Frame 1 (no input): blank canvas, image omitted
Frame 60 (no input): blank canvas, image omitted
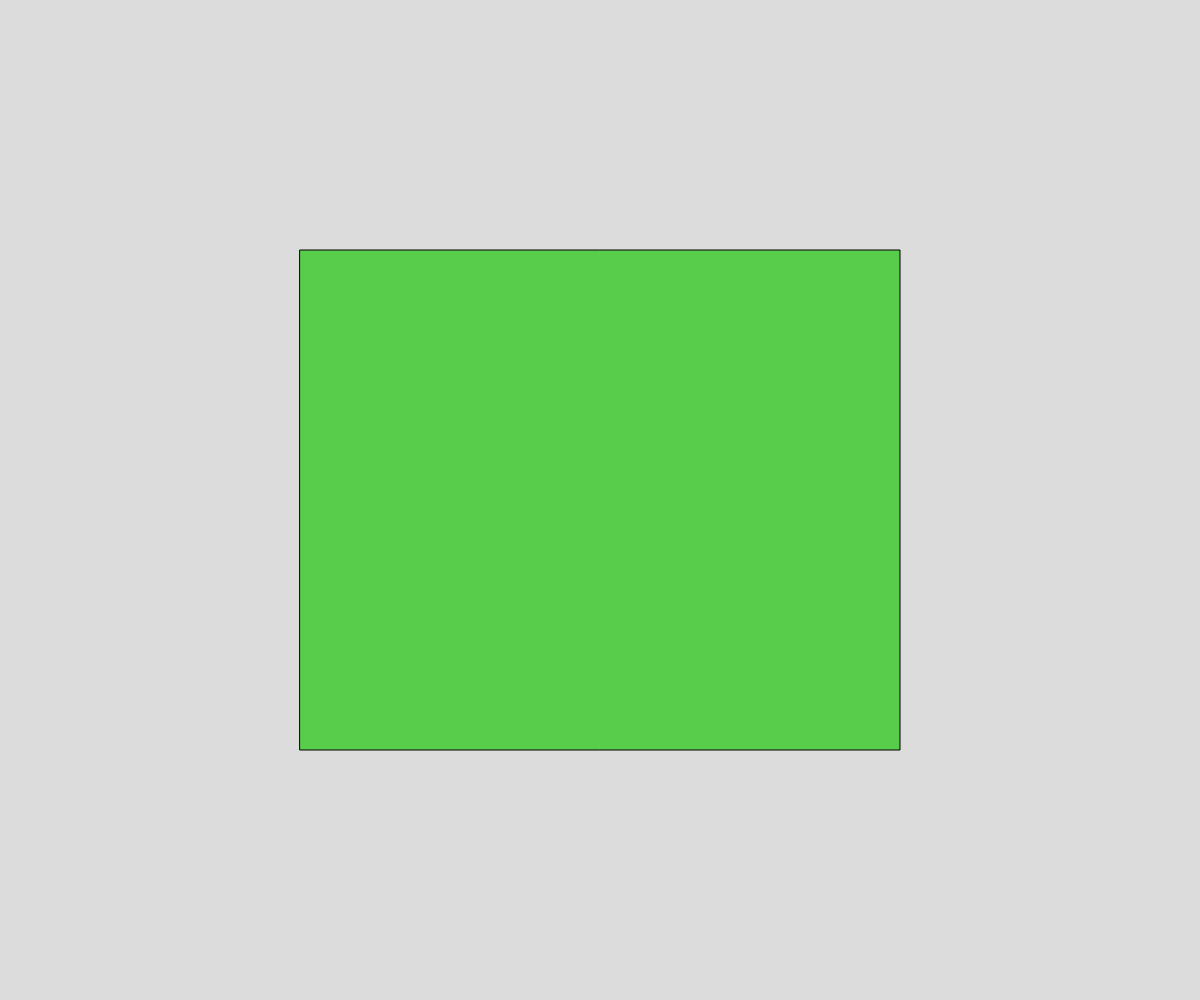
Frame 120 (the mouse pressed at the canvas centre since frame 60)

The p5.js sketch whose frames 1 and 60 were blank and that drew this single picture after the mouse press (run headless with seeded random() and noise() and a simulated clock; from frame 60 on, the mouse is pressed at the canvas centre):

// p5.js sketch
// ── sketch.js
// Project Title
// Your Name
// Date
//
// Extra for Experts:
// - describe what you did to take this project "above and beyond"


function setup() {
  createCanvas(windowWidth, windowHeight);
  rectMode(CENTER);
  fill(int(random(255)),int(random(255)),int(random(255)));
}

function draw() {
  background(220);
  rect(width/2,height/2,mouseX, mouseY);
  if (frameCount % 60 === 0) {
    fill(int(random(255)),int(random(255)),int(random(255)));
  }
}
